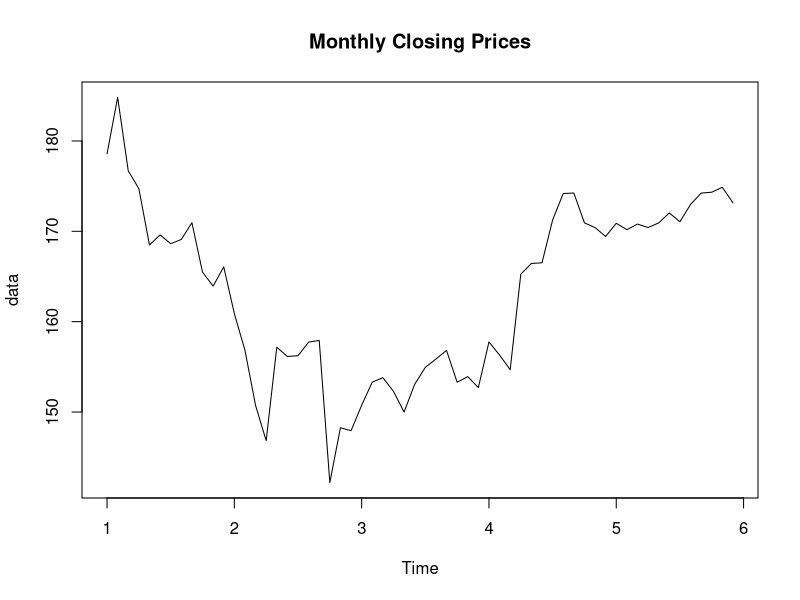
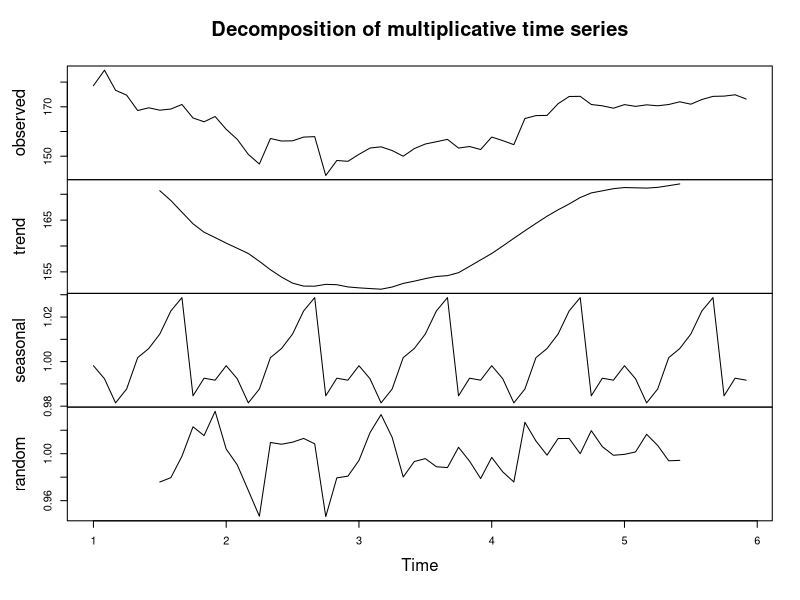
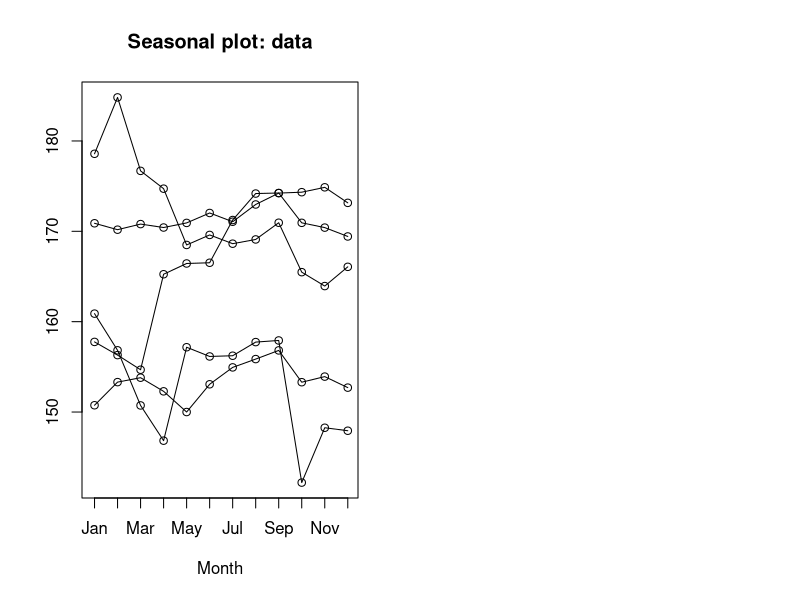
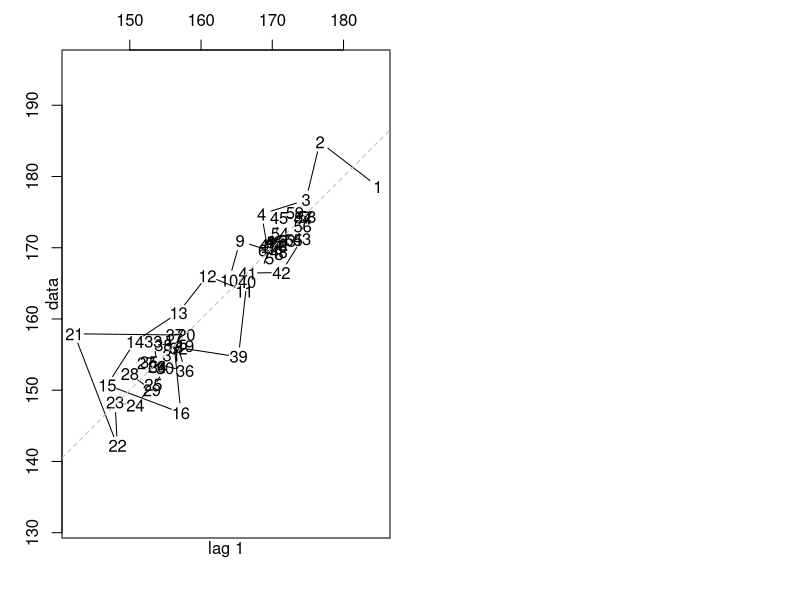
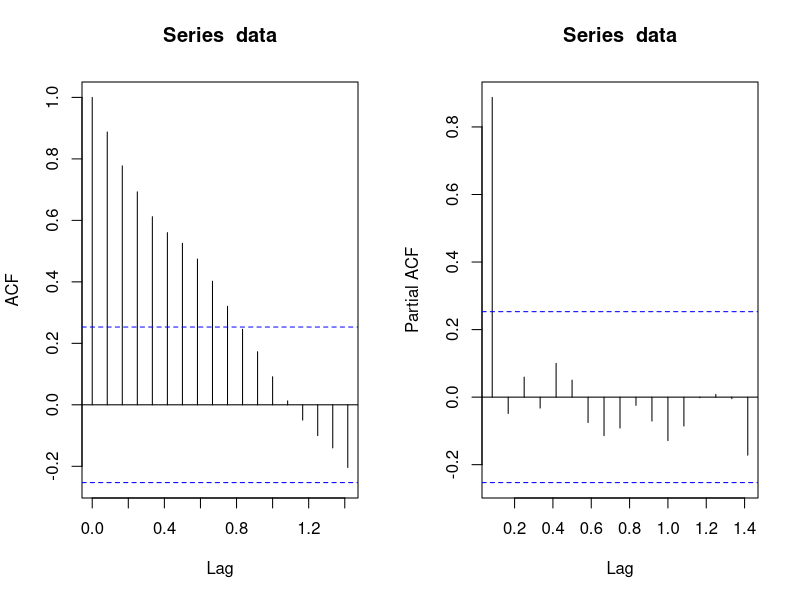
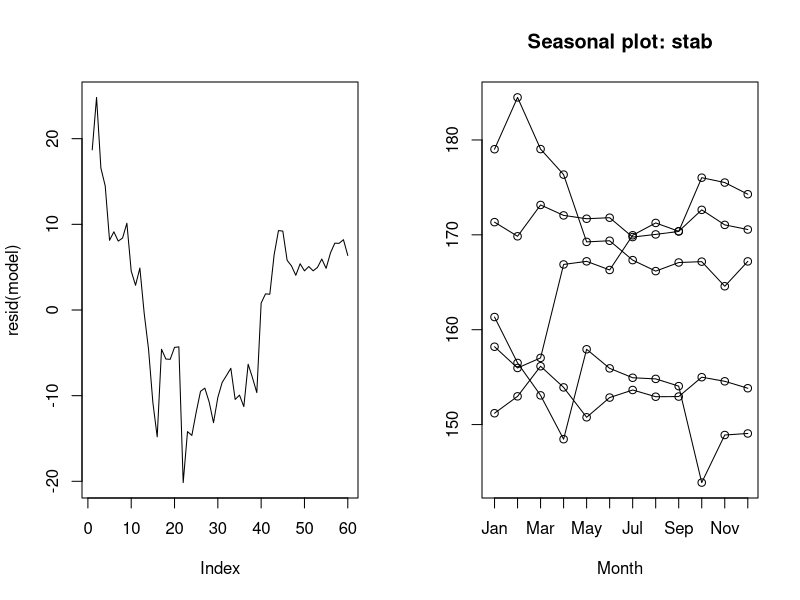
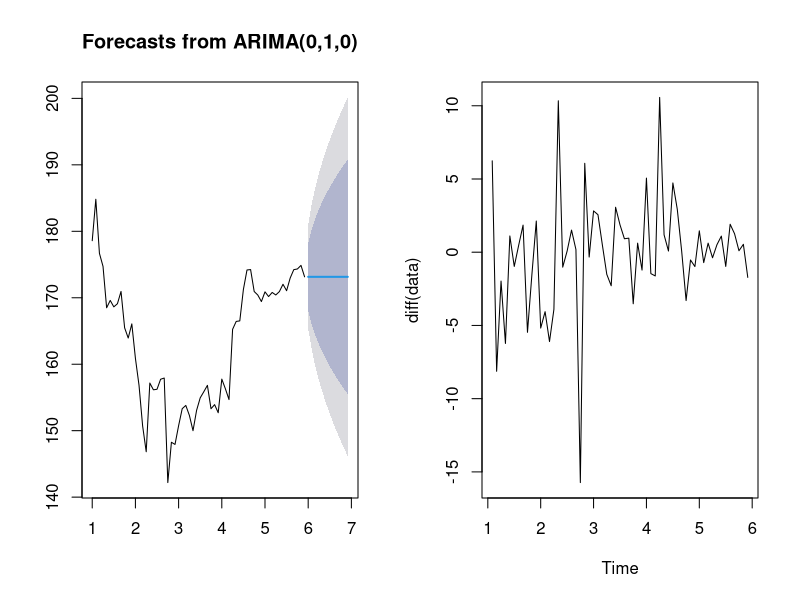
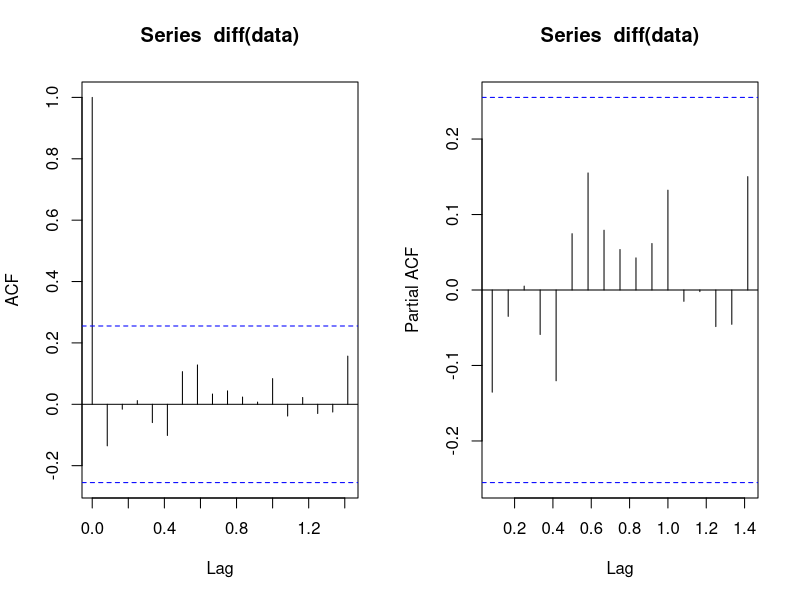

The R script that drew these images, in order:
setwd("D:/R")
library(readr)
AAPL_Dec_Feb <- read.csv("AAPL.csv")
View(AAPL_Dec_Feb)
df<-AAPL_Dec_Feb
head(df)
str(df)
new_date <- as.Date(df$Date,format="%d-%m-%Y")
new_date
str(df)


#new_date <- format(new_date,tryFormats = c("%d-%m-%Y", "%d-%m-%y", "%Y/%m/%d", "%m/%d/%y"))

data = ts(df$Close,frequency =12)
plot(data,main="Monthly Closing Prices")
log(data)
decompose(data)
decompose(data, type='multi')
par(mfrow=c(1,2)) 
plot(decompose(data, type='multi')) 
library(forecast)

seasonplot(data)

lag(data,10)

lag.plot(data)

data

ac<-acf(data) 
ac$acf
pac<-pacf(data)

pac$acf

model <- lm(data~c(1:length(data))) 
summary(model)

plot(resid(model),type='l')


tbl <- stl(data,'periodic') 
stab<-seasadj(tbl) 
seasonplot(stab,12)
library(tseries) 
adf.test(data)

model2<-auto.arima(data) 
accuracy(model2)
plot(forecast(model2,h=12))
adf.test(diff(data))


plot(diff(data))

diff(data,differences = 3)

model3<-auto.arima(diff(data))

accuracy(model3)

acf(diff(data))

pacf(diff(data))

model4 <- Arima(diff(data),order=c(4,0,5)) 
model4
accuracy(model4)
model5 <- Arima(diff(data),order=c(4,0,4)) 
model5
accuracy(model5)
model6<-Arima(data,order=c(3,0,5)) 
model6
accuracy(model6)
model7<-Arima(diff(data),order=c(4,0,4)) 
model7
accuracy(model7)

model8<-Arima(diff(data),order=c(0,0,1)) 
model8
accuracy(model8)

model9<-Arima(diff(data),order=c(1,0,0)) 
model9
accuracy(model9)
model10<-Arima(diff(data),order=c(1,0,1)) 
model10
accuracy(model10)
model11<-Arima(diff(data),order=c(1,0,2)) 
model11
accuracy(model11)
model12<-Arima(diff(data),order=c(1,1,3)) 
model12
accuracy(model12)

par(mfrow=c(1,2)) 
plot(forecast(model5,h=12))
model4<-HoltWinters(data,beta = F, gamma = F) 
summary(model4)
library(forecast) 
plot(forecast(model4,12))
model5<-HoltWinters(data,gamma = F) 
summary(model5)

model5

plot(forecast(model5,12))
plot(log(data))
model6<-HoltWinters(data)
summary(model6)
model6
plot(log(data))
plot(forecast(model6,12))
model7<-ets(data)
summary(model7)
accuracy(model7)
plot(log(data))
plot(forecast(model7,12))


#d. After 15 days again collect the data and compare with your forecast

library(readr)
AAPL_1Mar_14Mar <- read.csv("AAPL_1Mar_14Mar.csv")
View(AAPL_1Mar_14Mar)
df<-AAPL_1Mar_14Mar
head(df)
str(df)
new_date <- as.Date(df$Date,format="%d-%m-%Y")
new_date

str(df)
#format(new_date,format="%B %d %Y")

data = ts(df$Close,frequency =12)
plot(data,main="Monthly Closing Prices")
log(data)



